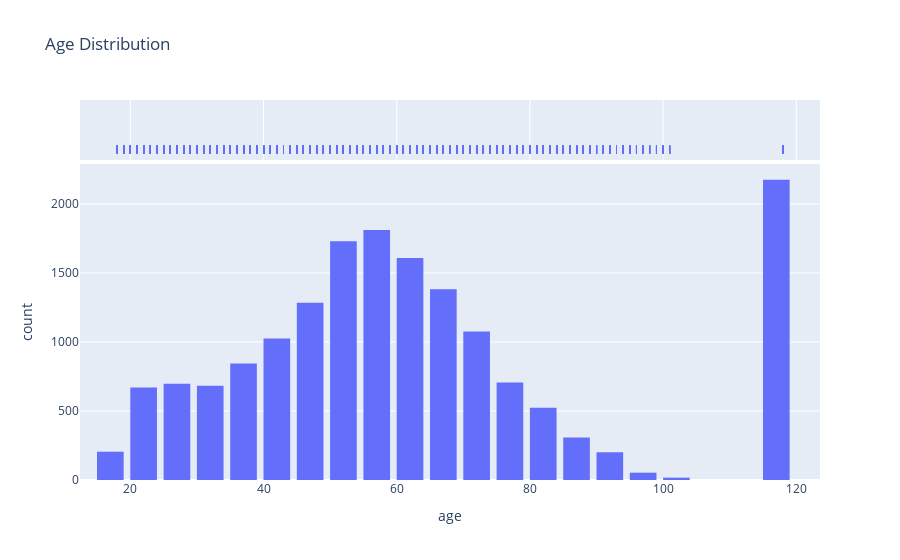
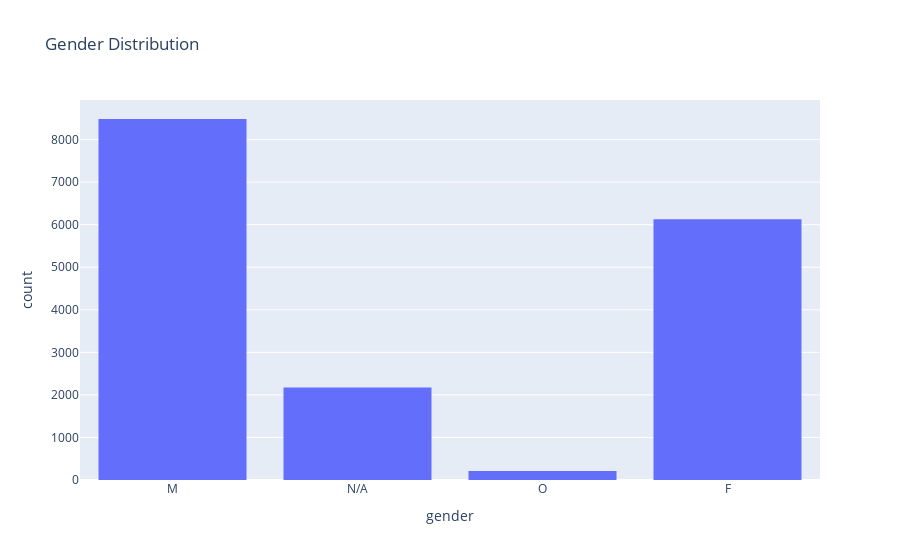
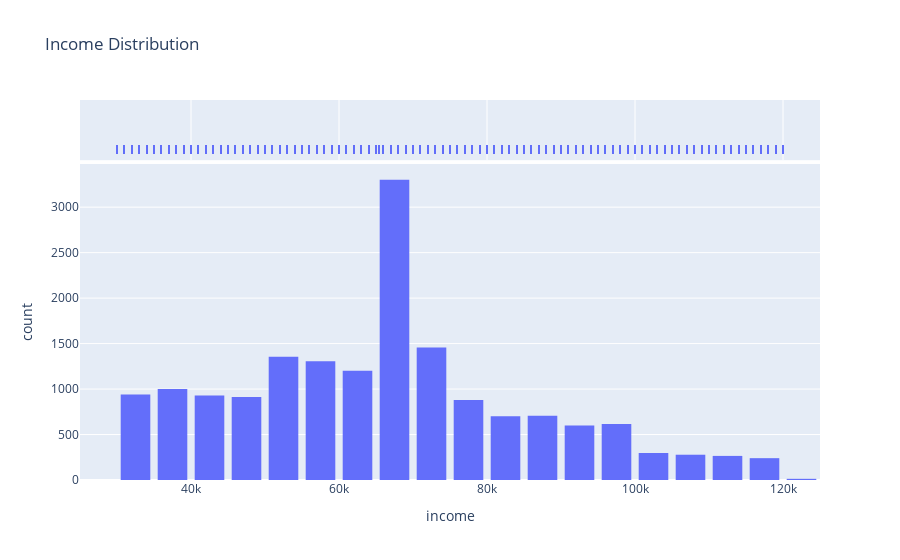
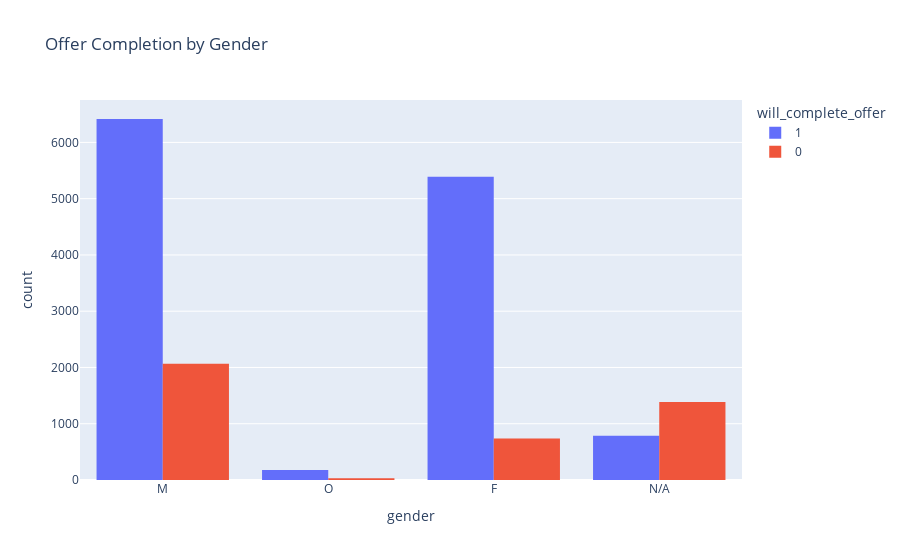

The cell these charts' notebook holds for them, in order:
### Markdown cell above
#### Second EDA after feature engineering

### Code cell
# Data Visualization
fig1 = px.histogram(data, x='age', nbins=30,
                    marginal='rug', title='Age Distribution')
fig1.update_layout(bargap=0.2)
fig1.show()
fig2 = px.histogram(data, x='gender', title='Gender Distribution')
fig2.update_layout(bargap=0.2)
fig2.show()
fig3 = px.histogram(data, x='income', nbins=30,
                    marginal='rug', title='Income Distribution')
fig3.update_layout(bargap=0.2)
fig3.show()
fig4 = px.histogram(data, x='gender', color='will_complete_offer',
                    title='Offer Completion by Gender', barmode='group')
fig4.update_layout(bargap=0.2)
fig4.show()
data['age_group'] = pd.cut(
    data['age'], bins=[18, 30, 40, 50, 60, 70, 80, 90, 100, 110, 120])
data['age_group_mid'] = data['age_group'].apply(
    lambda x: x.mid if pd.notna(x) else None)
fig5 = px.histogram(data, x='age_group_mid', color='will_complete_offer',
                    title='Offer Completion by Age Group', barmode='group')
fig5.update_layout(bargap=0.2, xaxis={'tickangle': 45})
fig5.show()
data['income_group'] = pd.cut(
    data['income'], bins=[0, 30000, 60000, 90000, 120000, 150000])
data['income_group_mid'] = data['income_group'].apply(
    lambda x: x.mid if pd.notna(x) else None)
fig6 = px.histogram(data, x='income_group_mid', color='will_complete_offer',
                    title='Offer Completion by Income Group', barmode='group')
fig6.update_layout(bargap=0.2, xaxis={'tickangle': 45})
fig6.show()

### Figure 1 — Plotly figure (JSON) as saved in the notebook; plotly's stock layout.template omitted (floating-point values rounded to 4 significant figures; data arrays with more than 128 entries replaced by an {"elided": "..."} marker saying what was removed)
{"data": [{"bingroup": "x", "hovertemplate": "age=%{x}<br>count=%{y}<extra></extra>", "legendgroup": "", "marker": {"color": "#636efa", "pattern": {"shape": ""}}, "name": "", "nbinsx": 30, "orientation": "v", "showlegend": false, "type": "histogram", "x": {"elided": "17000 int values"}, "xaxis": "x", "yaxis": "y"}, {"boxpoints": "all", "fillcolor": "rgba(255,255,255,0)", "hoveron": "points", "hovertemplate": "age=%{x}<extra></extra>", "jitter": 0, "legendgroup": "", "line": {"color": "rgba(255,255,255,0)"}, "marker": {"color": "#636efa", "symbol": "line-ns-open"}, "name": "", "showlegend": false, "type": "box", "x": {"elided": "17000 int values"}, "xaxis": "x2", "yaxis": "y2"}], "layout": {"bargap": 0.2, "barmode": "relative", "legend": {"tracegroupgap": 0}, "title": {"text": "Age Distribution"}, "xaxis": {"anchor": "y", "domain": [0, 1], "title": {"text": "age"}}, "xaxis2": {"anchor": "y2", "domain": [0, 1], "matches": "x", "showgrid": true, "showticklabels": false}, "yaxis": {"anchor": "x", "domain": [0, 0.8316], "title": {"text": "count"}}, "yaxis2": {"anchor": "x2", "domain": [0.8416, 1], "matches": "y2", "showgrid": false, "showline": false, "showticklabels": false, "ticks": ""}}}

### Figure 2 — Plotly figure (JSON) as saved in the notebook; plotly's stock layout.template omitted (floating-point values rounded to 4 significant figures; data arrays with more than 128 entries replaced by an {"elided": "..."} marker saying what was removed)
{"data": [{"bingroup": "x", "hovertemplate": "gender=%{x}<br>count=%{y}<extra></extra>", "legendgroup": "", "marker": {"color": "#636efa", "pattern": {"shape": ""}}, "name": "", "orientation": "v", "showlegend": false, "type": "histogram", "x": {"elided": "17000 str values"}, "xaxis": "x", "yaxis": "y"}], "layout": {"bargap": 0.2, "barmode": "relative", "legend": {"tracegroupgap": 0}, "title": {"text": "Gender Distribution"}, "xaxis": {"anchor": "y", "domain": [0, 1], "title": {"text": "gender"}}, "yaxis": {"anchor": "x", "domain": [0, 1], "title": {"text": "count"}}}}

### Figure 3 — Plotly figure (JSON) as saved in the notebook; plotly's stock layout.template omitted (floating-point values rounded to 4 significant figures; data arrays with more than 128 entries replaced by an {"elided": "..."} marker saying what was removed)
{"data": [{"bingroup": "x", "hovertemplate": "income=%{x}<br>count=%{y}<extra></extra>", "legendgroup": "", "marker": {"color": "#636efa", "pattern": {"shape": ""}}, "name": "", "nbinsx": 30, "orientation": "v", "showlegend": false, "type": "histogram", "x": {"elided": "17000 int values"}, "xaxis": "x", "yaxis": "y"}, {"boxpoints": "all", "fillcolor": "rgba(255,255,255,0)", "hoveron": "points", "hovertemplate": "income=%{x}<extra></extra>", "jitter": 0, "legendgroup": "", "line": {"color": "rgba(255,255,255,0)"}, "marker": {"color": "#636efa", "symbol": "line-ns-open"}, "name": "", "showlegend": false, "type": "box", "x": {"elided": "17000 int values"}, "xaxis": "x2", "yaxis": "y2"}], "layout": {"bargap": 0.2, "barmode": "relative", "legend": {"tracegroupgap": 0}, "title": {"text": "Income Distribution"}, "xaxis": {"anchor": "y", "domain": [0, 1], "title": {"text": "income"}}, "xaxis2": {"anchor": "y2", "domain": [0, 1], "matches": "x", "showgrid": true, "showticklabels": false}, "yaxis": {"anchor": "x", "domain": [0, 0.8316], "title": {"text": "count"}}, "yaxis2": {"anchor": "x2", "domain": [0.8416, 1], "matches": "y2", "showgrid": false, "showline": false, "showticklabels": false, "ticks": ""}}}

### Figure 4 — Plotly figure (JSON) as saved in the notebook; plotly's stock layout.template omitted (floating-point values rounded to 4 significant figures; data arrays with more than 128 entries replaced by an {"elided": "..."} marker saying what was removed)
{"data": [{"alignmentgroup": "True", "bingroup": "x", "hovertemplate": "will_complete_offer=1<br>gender=%{x}<br>count=%{y}<extra></extra>", "legendgroup": "1", "marker": {"color": "#636efa", "pattern": {"shape": ""}}, "name": "1", "offsetgroup": "1", "orientation": "v", "showlegend": true, "type": "histogram", "x": {"elided": "12774 str values"}, "xaxis": "x", "yaxis": "y"}, {"alignmentgroup": "True", "bingroup": "x", "hovertemplate": "will_complete_offer=0<br>gender=%{x}<br>count=%{y}<extra></extra>", "legendgroup": "0", "marker": {"color": "#EF553B", "pattern": {"shape": ""}}, "name": "0", "offsetgroup": "0", "orientation": "v", "showlegend": true, "type": "histogram", "x": {"elided": "4226 str values"}, "xaxis": "x", "yaxis": "y"}], "layout": {"bargap": 0.2, "barmode": "group", "legend": {"title": {"text": "will_complete_offer"}, "tracegroupgap": 0}, "title": {"text": "Offer Completion by Gender"}, "xaxis": {"anchor": "y", "domain": [0, 1], "title": {"text": "gender"}}, "yaxis": {"anchor": "x", "domain": [0, 1], "title": {"text": "count"}}}}
